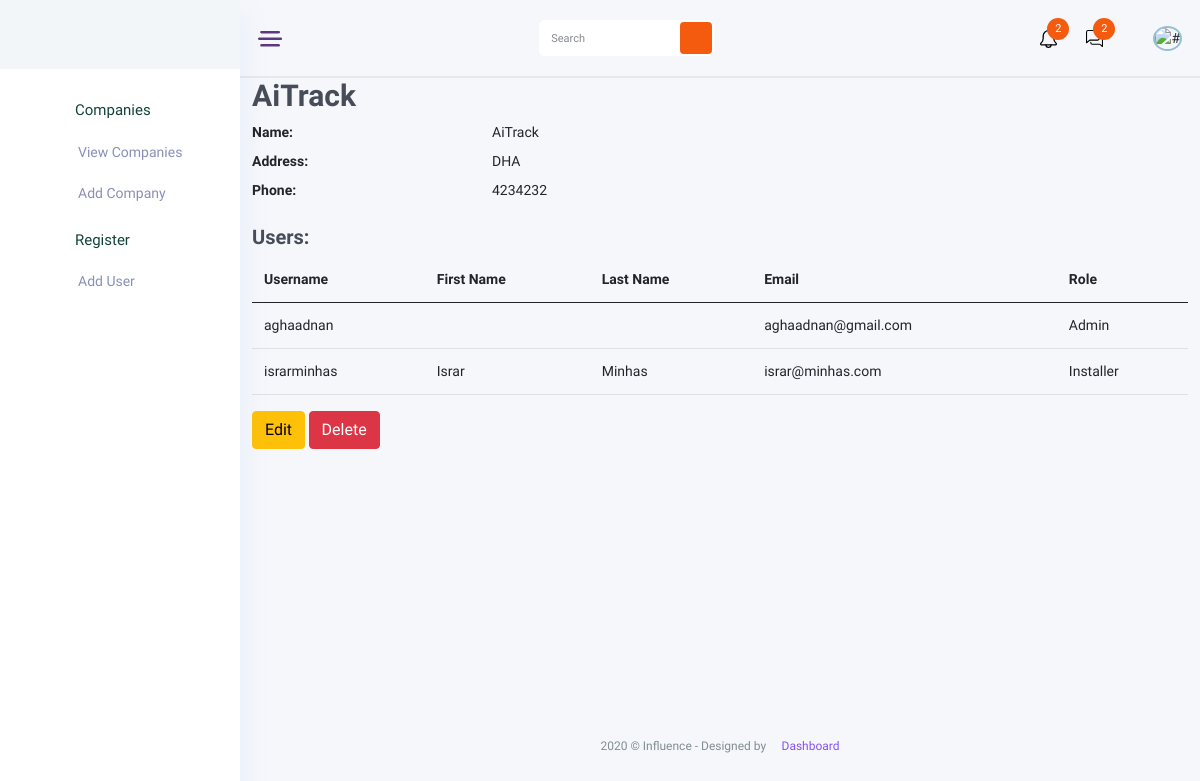
The app's page /companies/1/ (signed in) with its own data.
### companies/models.py (models this page shows, shortened)
class Company(models.Model):
    name = models.CharField(max_length=255)
    address = models.CharField(max_length=255)
    phone = models.CharField(max_length=20)
    owner = models.ForeignKey(settings.AUTH_USER_MODEL, on_delete=models.CASCADE, related_name='owned_companies')

### accounts/models.py (models this page shows)
class UserProfile(AbstractUser):
    is_manager  = models.BooleanField(default=False)
    is_admin    = models.BooleanField(default=False)
    is_installer = models.BooleanField(default=False)
    is_agent = models.BooleanField(default=False)
    company = models.ForeignKey(Company, on_delete=models.CASCADE, null=True, related_name='owned_companies')

### companies/views.py (the view)
# urls.py: path('<int:pk>/', views.company_detail, name='company_detail'),
@login_required
def company_detail(request, pk):
    company = get_object_or_404(Company, pk=pk, owner=request.user)
    users = UserProfile.objects.filter(company=company)
    return render(request, 'companies/company_detail.html', {'company': company, 'users': users})

### companies/templates/companies/company_detail.html (shortened to what this page needs)
{% extends 'base.html' %}
{% block content %}
<div class="container">
  <div class="row">
    <div class="col-md-12">
      <h2>{{ company.name }}</h2>
      <dl class="row">
        <dt class="col-sm-3">Name:</dt>
        <dd class="col-sm-9">{{ company.name }}</dd>
        <dt class="col-sm-3">Address:</dt>
        <dd class="col-sm-9">{{ company.address }}</dd>
        <dt class="col-sm-3">Phone:</dt>
        <dd class="col-sm-9">{{ company.phone }}</dd>
      </dl>
      <h4>Users:</h4>
      <table class="table">
        <thead>
          <tr>
            <th>Username</th>
            <th>First Name</th>
            <th>Last Name</th>
            <th>Email</th>
            <th>Role</th>
          </tr>
        </thead>
        <tbody>
          {% for user in users %}
          <tr>
            <td>{{ user.username }}</td>
            <td>{{ user.first_name }}</td>
            <td>{{ user.last_name }}</td>
            <td>{{ user.email }}</td>
            <td>
              {% if user.is_manager %}
              Manager
              {% elif user.is_admin %}
              Admin
              {% elif user.is_installer %}
              Installer
              {% elif user.is_agent %}
              Agent
              {% endif %}
            </td>
          </tr>
          {% endfor %}
        </tbody>
      </table>
      <a href="{% url 'home:company_update' company.id %}" class="btn btn-warning">Edit</a>
      <form action="{% url 'home:company_delete' company.id %}" method="POST" style="display: inline;">
        <button type="submit" class="btn btn-danger">Delete</button>
      </form>
    </div>
  </div>
</div>
{% endblock %}

### records on screen
Company: name "AiTrack", address "DHA", phone "4234232"
UserProfile: username "aghaadnan", email "aghaadnan@gmail.com", is_manager "Admin"
UserProfile: username "israrminhas", first_name "Israr", last_name "Minhas", email "israr@minhas.com", is_manager "Installer"
